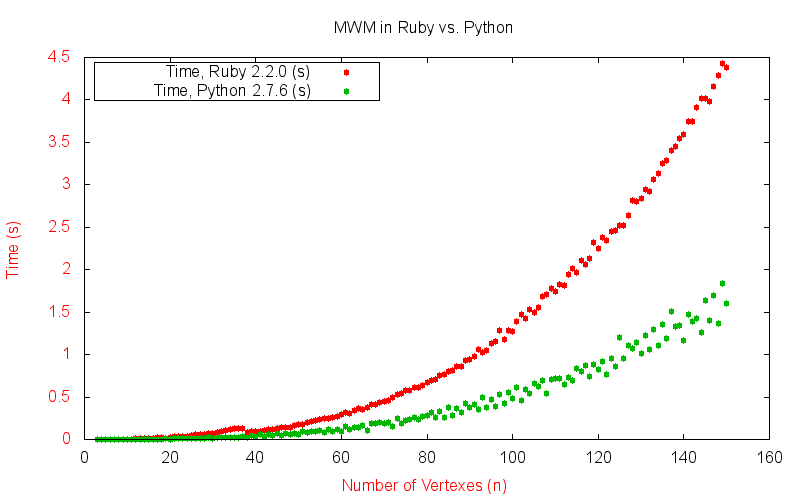

Here is the gnuplot script that generated this plot:
data_dir = "~/git/jaredbeck/graph_matching/benchmark/mwm_general/complete_graphs"

set title "MWM in Ruby vs. Python"
set key left box
set term png size 800, 500
set output data_dir."/plot_py.png"

set linetype 1 pointtype 7 linecolor rgb "#FF0000"
set linetype 2 pointtype 7 linecolor rgb "#00B800"

set xlabel 'Number of Vertexes (n)' tc lt 1
set ytics autofreq tc lt 1
set ylabel 'Time (s)' tc lt 1

plot \
data_dir."/time.data" every 1:1:1::149 \
using 1:2 title "Time, Ruby 2.2.0 (s)" lt 1, \
data_dir."/time_py.data" every 1:1:1::149 \
using 1:2 title "Time, Python 2.7.6 (s)" lt 2
